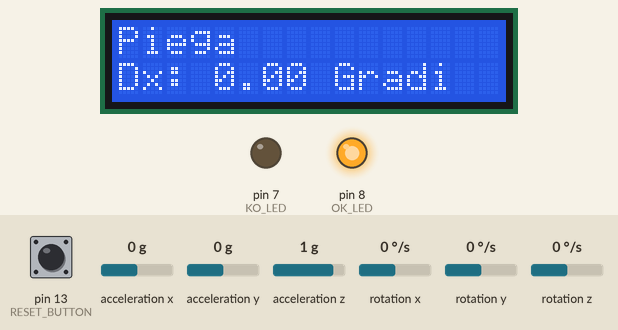
Recording of a sketch running on a simulated Arduino Uno, built with avr-gcc and run on an emulated ATmega328P. On the bench: 16×2 character LCD, output pins drawn as LEDs (lit = HIGH). The inputs (shaded band) are chosen by the test bench; at power-on: acceleration y 0 g, acceleration x 0 g, acceleration z 1 g, pin 13 (RESET_BUTTON) LOW, rotation x 0 °/s, rotation y 0 °/s, rotation z 0 °/s. What the sketch prints to the serial monitor is not drawn.

Above: at 4.3 s.
4.4 s: acceleration y set to -0.2 g
At 5.7 s:
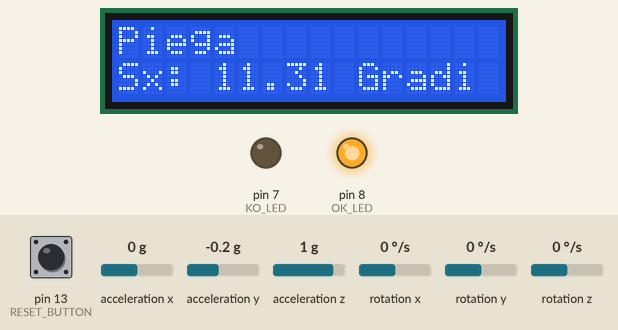
6.6 s: acceleration x set to -1.4 g
At 7.7 s:
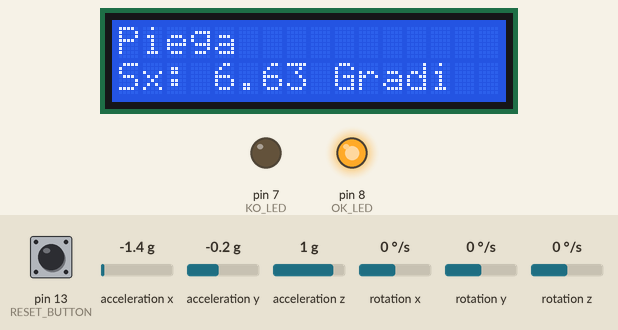
8.6 s: acceleration z set to -1.4 g
At 9.6 s:
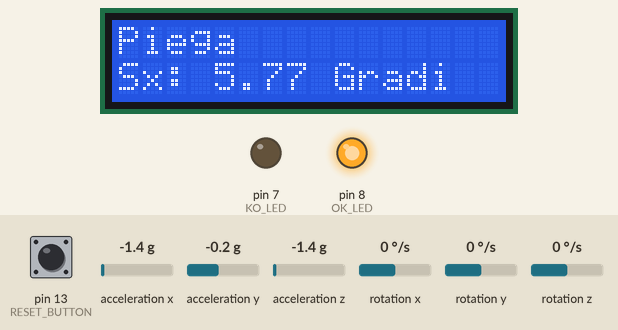
10.6 s: acceleration y set to 0 g
At 11.5 s:
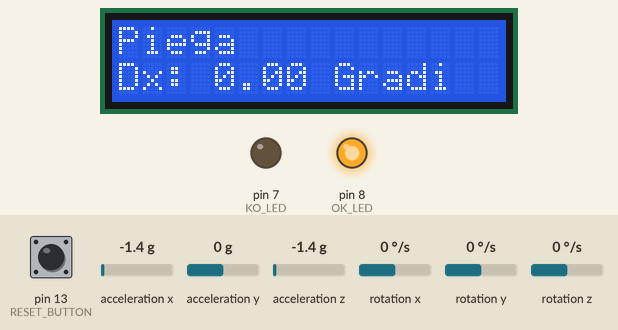
Timing chart, 0 to 13.6 s (numbered marks = the images above; inputs shaded):
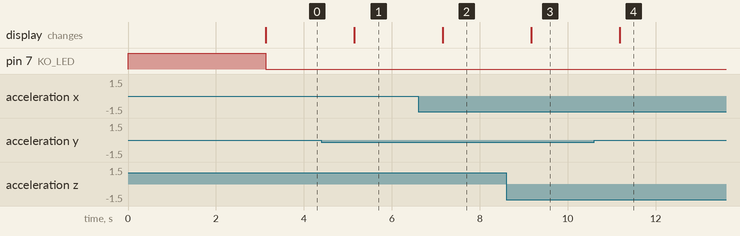

The sketch:

angolo_piega_display.ino
```cpp
/*

##########    ##########
#  LCD   #    #ARDUINO #
##########    ##########

  + = 5V

  - 16  ->  GND
  - 15  ->  +
  - 14  ->  2
  - 13  ->  3
  - 12  ->  4
  - 11  ->  5
  - 10  ->  N/A
  - 09  ->  N/A
  - 08  ->  N/A
  - 07  ->  N/A
  - 06  ->  11
  - 05  ->  GND
  - 04  ->  12
  - 03  ->  GND
  - 02  ->  +
  - 01  ->  GND


##############    ##########
#Aukru GY-521#    #ARDUINO #
#  MPU-6050  #    ##########
##############    ##########

  + = 3.3V

  - VCC ->  +
  - GND ->  GND
  - SCL ->  A5
  - SDA ->  A4


RED-LED PIN 7
GREEN-LED PIN 8

 */

#include <MPU6050_tockn.h>
#include <Wire.h>
#include <LiquidCrystal.h>
LiquidCrystal lcd(12, 11, 5, 4, 3, 2);

#define RESET_BUTTON 13
#define KO_LED 7
#define OK_LED 8

MPU6050 mpu6050(Wire);

long timer = 0;
float x_ang = 0;
float x_ang_offset = 0;
int val_reset = 0;

void setup() {
  //pinMode(RESET_BUTTON, INPUT);
  pinMode(KO_LED, OUTPUT);
  pinMode(OK_LED, OUTPUT);

  digitalWrite(KO_LED, HIGH);
  digitalWrite(OK_LED, LOW);

  lcd.begin(16, 2);
  lcd.setCursor(0, 0);
   lcd.print("Calibro! ");
  lcd.print("Tenere");
  lcd.setCursor(0, 1);
  lcd.print("la moto ferma");

  Serial.begin(9600);

  Wire.begin();
  mpu6050.begin();
  mpu6050.calcGyroOffsets(true);
  x_ang_offset = mpu6050.getAngleX();

  Serial.println("");
  Serial.println("OFFSET "); Serial.print(x_ang_offset);
  lcd.begin(16, 2);

  digitalWrite(KO_LED, LOW);
  digitalWrite(OK_LED, HIGH);

}

void loop() {
  val_reset = digitalRead(RESET_BUTTON);
  //Serial.println(val_reset);

  mpu6050.update();

  /*if(millis() - timer > 1000){

    Serial.println("=======================================================");
    Serial.print("temp : ");Serial.println(mpu6050.getTemp());
    Serial.print("accX : ");Serial.print(mpu6050.getAccX());
    Serial.print("\taccY : ");Serial.print(mpu6050.getAccY());
    Serial.print("\taccZ : ");Serial.println(mpu6050.getAccZ());

    Serial.print("gyroX : ");Serial.print(mpu6050.getGyroX());
    Serial.print("\tgyroY : ");Serial.print(mpu6050.getGyroY());
    Serial.print("\tgyroZ : ");Serial.println(mpu6050.getGyroZ());

    Serial.print("accAngleX : ");Serial.print(mpu6050.getAccAngleX());
    Serial.print("\taccAngleY : ");Serial.println(mpu6050.getAccAngleY());

    Serial.print("gyroAngleX : ");Serial.print(mpu6050.getGyroAngleX());
    Serial.print("\tgyroAngleY : ");Serial.print(mpu6050.getGyroAngleY());
    Serial.print("\tgyroAngleZ : ");Serial.println(mpu6050.getGyroAngleZ());

    Serial.print("angleX : ");Serial.print(mpu6050.getAngleX());
    Serial.print("\tangleY : ");Serial.print(mpu6050.getAngleY());
    Serial.print("\tangleZ : ");Serial.println(mpu6050.getAngleZ());
    Serial.println("=======================================================\n");
    timer = millis();

  }*/
      lcd.setCursor(0, 0);

  if(millis() - timer > 1000){

    x_ang = mpu6050.getAngleX();

  /*
   *per calibrare in ogni posizione
   */
   /* if(x_ang_offset < 0){
            x_ang = mpu6050.getAngleX() + x_ang_offset;
    } else {
            x_ang = mpu6050.getAngleX() - x_ang_offset;
    }*/
              lcd.print("Piega ");

      lcd.setCursor(0, 1);

        if(x_ang < 0) {
          x_ang = x_ang * -1;
              lcd.print("Sx: ");
        } else {
              lcd.print("Dx: ");
        }

    lcd.print(x_ang);
    lcd.print(" Gradi ");

    Serial.println("\nGradi: ");Serial.print(x_ang);

    timer = millis();


    }

}
```

Measured:
- the behaviour switches between 0 and -0.1 g on acceleration y (found by bisection; images 0 and 1)
- after the input at 4.4 s, the display: changes after 0.75 s (image 1)
- after the input at 6.6 s, the display: changes after 0.56 s (image 2)
- after the input at 8.6 s, the display: changes after 0.57 s (image 3)
- after the input at 10.6 s, the display: changes after 0.58 s (image 4)
